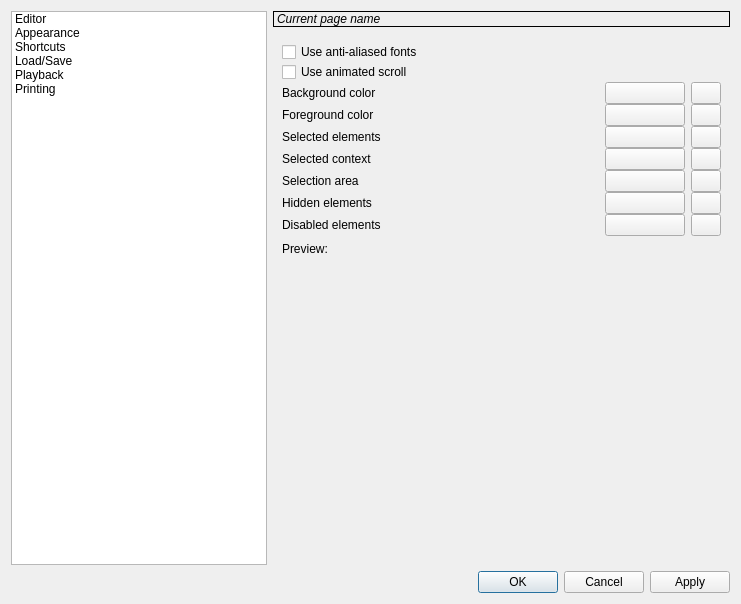
<?xml version="1.0" encoding="UTF-8"?>
<ui version="4.0">
 <class>uiSettingsDialog</class>
 <widget class="QDialog" name="uiSettingsDialog">
  <property name="geometry">
   <rect>
    <x>0</x>
    <y>0</y>
    <width>741</width>
    <height>604</height>
   </rect>
  </property>
  <property name="windowTitle">
   <string>Settings</string>
  </property>
  <layout class="QGridLayout" name="gridLayout">
   <item row="0" column="0">
    <layout class="QHBoxLayout">
     <property name="spacing">
      <number>6</number>
     </property>
     <property name="margin">
      <number>0</number>
     </property>
     <item>
      <widget class="QListWidget" name="uiSettingsList">
       <property name="sizePolicy">
        <sizepolicy hsizetype="Minimum" vsizetype="Expanding">
         <horstretch>0</horstretch>
         <verstretch>0</verstretch>
        </sizepolicy>
       </property>
       <property name="iconSize">
        <size>
         <width>50</width>
         <height>50</height>
        </size>
       </property>
       <property name="flow">
        <enum>QListView::TopToBottom</enum>
       </property>
       <property name="isWrapping" stdset="0">
        <bool>false</bool>
       </property>
       <property name="spacing">
        <number>0</number>
       </property>
       <property name="viewMode">
        <enum>QListView::ListMode</enum>
       </property>
       <property name="uniformItemSizes">
        <bool>false</bool>
       </property>
       <property name="wordWrap">
        <bool>true</bool>
       </property>
       <item>
        <property name="text">
         <string>Editor</string>
        </property>
        <property name="icon">
         <iconset>
          <normaloff>images:settings/editorsettings.svg</normaloff>images:settings/editorsettings.svg</iconset>
        </property>
       </item>
       <item>
        <property name="text">
         <string>Appearance</string>
        </property>
        <property name="icon">
         <iconset>
          <normaloff>images:settings/colorsettings.svg</normaloff>images:settings/colorsettings.svg</iconset>
        </property>
       </item>
       <item>
        <property name="text">
         <string>Shortcuts</string>
        </property>
        <property name="icon">
         <iconset>
          <normaloff>images:settings/shortcuts.svg</normaloff>images:settings/shortcuts.svg</iconset>
        </property>
       </item>
       <item>
        <property name="text">
         <string>Load/Save</string>
        </property>
        <property name="icon">
         <iconset>
          <normaloff>images:settings/floppy.svg</normaloff>images:settings/floppy.svg</iconset>
        </property>
       </item>
       <item>
        <property name="text">
         <string>Playback</string>
        </property>
        <property name="icon">
         <iconset>
          <normaloff>images:settings/midisetup.svg</normaloff>images:settings/midisetup.svg</iconset>
        </property>
       </item>
       <item>
        <property name="text">
         <string>Printing</string>
        </property>
        <property name="icon">
         <iconset>
          <normaloff>images:settings/printingsettings.svg</normaloff>images:settings/printingsettings.svg</iconset>
        </property>
       </item>
      </widget>
     </item>
     <item>
      <layout class="QVBoxLayout">
       <property name="spacing">
        <number>6</number>
       </property>
       <property name="margin">
        <number>0</number>
       </property>
       <item>
        <widget class="QLabel" name="uiPageNameLabel">
         <property name="font">
          <font>
           <weight>50</weight>
           <italic>true</italic>
           <bold>false</bold>
          </font>
         </property>
         <property name="frameShape">
          <enum>QFrame::Box</enum>
         </property>
         <property name="frameShadow">
          <enum>QFrame::Plain</enum>
         </property>
         <property name="text">
          <string>Current page name</string>
         </property>
        </widget>
       </item>
       <item>
        <widget class="QStackedWidget" name="uiStackedWidget">
         <property name="frameShape">
          <enum>QFrame::NoFrame</enum>
         </property>
         <property name="frameShadow">
          <enum>QFrame::Plain</enum>
         </property>
         <property name="currentIndex">
          <number>1</number>
         </property>
         <widget class="QWidget" name="editorSettings">
          <layout class="QVBoxLayout" name="verticalLayout_2">
           <item>
            <widget class="QCheckBox" name="uiFinaleLyricsCheckBox">
             <property name="toolTip">
              <string>When making hyphen, immediately jump to the next syllable without hitting space bar key.</string>
             </property>
             <property name="text">
              <string>Use Finale/Sibelius lyrics behaviour</string>
             </property>
            </widget>
           </item>
           <item>
            <widget class="QCheckBox" name="uiShadowNotesInOtherStaffs">
             <property name="toolTip">
              <string>When inserting notes, show the helper notes in all staffs, not only in the active one.</string>
             </property>
             <property name="text">
              <string>Show helper notes in other staffs</string>
             </property>
            </widget>
           </item>
           <item>
            <widget class="QCheckBox" name="uiPlayInsertedNotes">
             <property name="toolTip">
              <string>When inserting notes or changing existing notes pitch, play the new notes.</string>
             </property>
             <property name="text">
              <string>Play inserted notes</string>
             </property>
            </widget>
           </item>
           <item>
            <widget class="QCheckBox" name="uiAutoBar">
             <property name="toolTip">
              <string>When inserting notes and rests, place a barline automatically, if the last bar is full.</string>
             </property>
             <property name="text">
              <string>Automatic bar placement</string>
             </property>
            </widget>
           </item>
           <item>
            <widget class="QCheckBox" name="uiSplitAtQuarterBoundaries">
             <property name="toolTip">
              <string>When inserting notes and rests, split them automatically at quarter boundaries.</string>
             </property>
             <property name="text">
              <string>Automatic splitting at quarter boundaries</string>
             </property>
            </widget>
           </item>
           <item>
            <spacer name="verticalSpacer">
             <property name="orientation">
              <enum>Qt::Vertical</enum>
             </property>
             <property name="sizeHint" stdset="0">
              <size>
               <width>20</width>
               <height>40</height>
              </size>
             </property>
            </spacer>
           </item>
          </layout>
         </widget>
         <widget class="QWidget" name="appearanceSettings">
          <layout class="QVBoxLayout" name="verticalLayout_3">
           <item>
            <layout class="QVBoxLayout">
             <property name="spacing">
              <number>0</number>
             </property>
             <property name="margin">
              <number>0</number>
             </property>
             <item>
              <widget class="QCheckBox" name="uiAntiAliasing">
               <property name="toolTip">
                <string>Use anti-aliased fonts for drawing the score. Looks nicer, but slower.</string>
               </property>
               <property name="text">
                <string>Use anti-aliased fonts</string>
               </property>
              </widget>
             </item>
             <item>
              <widget class="QCheckBox" name="uiAnimatedScroll">
               <property name="text">
                <string>Use animated scroll</string>
               </property>
              </widget>
             </item>
             <item>
              <layout class="QHBoxLayout">
               <property name="spacing">
                <number>6</number>
               </property>
               <property name="margin">
                <number>0</number>
               </property>
               <item>
                <widget class="QLabel" name="uiBackgroundLabel">
                 <property name="toolTip">
                  <string>Color which the background is filled.</string>
                 </property>
                 <property name="text">
                  <string>Background color</string>
                 </property>
                </widget>
               </item>
               <item>
                <widget class="QPushButton" name="uiBackgroundColor">
                 <property name="maximumSize">
                  <size>
                   <width>80</width>
                   <height>16777215</height>
                  </size>
                 </property>
                 <property name="text">
                  <string/>
                 </property>
                </widget>
               </item>
               <item>
                <widget class="QPushButton" name="uiBackgroundRevert">
                 <property name="maximumSize">
                  <size>
                   <width>30</width>
                   <height>16777215</height>
                  </size>
                 </property>
                 <property name="icon">
                  <iconset>
                   <normaloff>images:settings/revert.svg</normaloff>images:settings/revert.svg</iconset>
                 </property>
                </widget>
               </item>
              </layout>
             </item>
             <item>
              <layout class="QHBoxLayout">
               <property name="spacing">
                <number>6</number>
               </property>
               <property name="margin">
                <number>0</number>
               </property>
               <item>
                <widget class="QLabel" name="uiForegroundLabel">
                 <property name="toolTip">
                  <string>Color which the music elements are painted.</string>
                 </property>
                 <property name="text">
                  <string>Foreground color</string>
                 </property>
                </widget>
               </item>
               <item>
                <widget class="QPushButton" name="uiForegroundColor">
                 <property name="maximumSize">
                  <size>
                   <width>80</width>
                   <height>16777215</height>
                  </size>
                 </property>
                 <property name="text">
                  <string/>
                 </property>
                </widget>
               </item>
               <item>
                <widget class="QPushButton" name="uiForegroundRevert">
                 <property name="maximumSize">
                  <size>
                   <width>30</width>
                   <height>16777215</height>
                  </size>
                 </property>
                 <property name="icon">
                  <iconset>
                   <normaloff>images:settings/revert.svg</normaloff>images:settings/revert.svg</iconset>
                 </property>
                </widget>
               </item>
              </layout>
             </item>
             <item>
              <layout class="QHBoxLayout">
               <property name="spacing">
                <number>6</number>
               </property>
               <property name="margin">
                <number>0</number>
               </property>
               <item>
                <widget class="QLabel" name="uiSelectionLabel">
                 <property name="toolTip">
                  <string>Color which the selected music elements are painted.</string>
                 </property>
                 <property name="text">
                  <string>Selected elements</string>
                 </property>
                </widget>
               </item>
               <item>
                <widget class="QPushButton" name="uiSelectionColor">
                 <property name="maximumSize">
                  <size>
                   <width>80</width>
                   <height>16777215</height>
                  </size>
                 </property>
                 <property name="text">
                  <string/>
                 </property>
                </widget>
               </item>
               <item>
                <widget class="QPushButton" name="uiSelectionRevert">
                 <property name="maximumSize">
                  <size>
                   <width>30</width>
                   <height>16777215</height>
                  </size>
                 </property>
                 <property name="icon">
                  <iconset>
                   <normaloff>images:settings/revert.svg</normaloff>images:settings/revert.svg</iconset>
                 </property>
                </widget>
               </item>
              </layout>
             </item>
             <item>
              <layout class="QHBoxLayout">
               <property name="spacing">
                <number>6</number>
               </property>
               <property name="margin">
                <number>0</number>
               </property>
               <item>
                <widget class="QLabel" name="uiSelectedContextLabel">
                 <property name="toolTip">
                  <string>Color which the current context is painted.</string>
                 </property>
                 <property name="text">
                  <string>Selected context</string>
                 </property>
                </widget>
               </item>
               <item>
                <widget class="QPushButton" name="uiSelectedContextColor">
                 <property name="maximumSize">
                  <size>
                   <width>80</width>
                   <height>16777215</height>
                  </size>
                 </property>
                 <property name="text">
                  <string/>
                 </property>
                </widget>
               </item>
               <item>
                <widget class="QPushButton" name="uiSelectedContextRevert">
                 <property name="maximumSize">
                  <size>
                   <width>30</width>
                   <height>16777215</height>
                  </size>
                 </property>
                 <property name="icon">
                  <iconset>
                   <normaloff>images:settings/revert.svg</normaloff>images:settings/revert.svg</iconset>
                 </property>
                </widget>
               </item>
              </layout>
             </item>
             <item>
              <layout class="QHBoxLayout">
               <property name="spacing">
                <number>6</number>
               </property>
               <property name="margin">
                <number>0</number>
               </property>
               <item>
                <widget class="QLabel" name="uiSelectionAreaLabel">
                 <property name="toolTip">
                  <string>Color which the selection area background is filled.</string>
                 </property>
                 <property name="text">
                  <string>Selection area</string>
                 </property>
                </widget>
               </item>
               <item>
                <widget class="QPushButton" name="uiSelectionAreaColor">
                 <property name="maximumSize">
                  <size>
                   <width>80</width>
                   <height>16777215</height>
                  </size>
                 </property>
                 <property name="text">
                  <string/>
                 </property>
                </widget>
               </item>
               <item>
                <widget class="QPushButton" name="uiSelectionAreaRevert">
                 <property name="maximumSize">
                  <size>
                   <width>30</width>
                   <height>16777215</height>
                  </size>
                 </property>
                 <property name="icon">
                  <iconset>
                   <normaloff>images:settings/revert.svg</normaloff>images:settings/revert.svg</iconset>
                 </property>
                </widget>
               </item>
              </layout>
             </item>
             <item>
              <layout class="QHBoxLayout">
               <property name="spacing">
                <number>6</number>
               </property>
               <property name="margin">
                <number>0</number>
               </property>
               <item>
                <widget class="QLabel" name="uiHiddenElementsLabel">
                 <property name="toolTip">
                  <string>Color which the invisible elements are painted in current-voice-only mode.</string>
                 </property>
                 <property name="text">
                  <string>Hidden elements</string>
                 </property>
                </widget>
               </item>
               <item>
                <widget class="QPushButton" name="uiHiddenElementsColor">
                 <property name="maximumSize">
                  <size>
                   <width>80</width>
                   <height>16777215</height>
                  </size>
                 </property>
                 <property name="text">
                  <string/>
                 </property>
                </widget>
               </item>
               <item>
                <widget class="QPushButton" name="uiHiddenElementsRevert">
                 <property name="maximumSize">
                  <size>
                   <width>30</width>
                   <height>16777215</height>
                  </size>
                 </property>
                 <property name="icon">
                  <iconset>
                   <normaloff>images:settings/revert.svg</normaloff>images:settings/revert.svg</iconset>
                 </property>
                </widget>
               </item>
              </layout>
             </item>
             <item>
              <layout class="QHBoxLayout">
               <property name="spacing">
                <number>6</number>
               </property>
               <property name="margin">
                <number>0</number>
               </property>
               <item>
                <widget class="QLabel" name="uiDisabledElements">
                 <property name="toolTip">
                  <string>Color which the elements in non-selected voice are painted.</string>
                 </property>
                 <property name="text">
                  <string>Disabled elements</string>
                 </property>
                </widget>
               </item>
               <item>
                <widget class="QPushButton" name="uiDisabledElementsColor">
                 <property name="maximumSize">
                  <size>
                   <width>80</width>
                   <height>16777215</height>
                  </size>
                 </property>
                 <property name="text">
                  <string/>
                 </property>
                </widget>
               </item>
               <item>
                <widget class="QPushButton" name="uiDisabledElementsRevert">
                 <property name="maximumSize">
                  <size>
                   <width>30</width>
                   <height>16777215</height>
                  </size>
                 </property>
                 <property name="icon">
                  <iconset>
                   <normaloff>images:settings/revert.svg</normaloff>images:settings/revert.svg</iconset>
                 </property>
                </widget>
               </item>
              </layout>
             </item>
            </layout>
           </item>
           <item>
            <widget class="QLabel" name="uiPreviewLabel">
             <property name="sizePolicy">
              <sizepolicy hsizetype="Preferred" vsizetype="Maximum">
               <horstretch>0</horstretch>
               <verstretch>0</verstretch>
              </sizepolicy>
             </property>
             <property name="text">
              <string>Preview:</string>
             </property>
            </widget>
           </item>
           <item>
            <widget class="CAScoreView" name="uiPreviewScoreView" native="true"/>
           </item>
          </layout>
         </widget>
         <widget class="QWidget" name="commandsSettings"/>
         <widget class="QWidget" name="loadSaveSettings">
          <layout class="QVBoxLayout" name="verticalLayout_4">
           <item>
            <layout class="QVBoxLayout">
             <property name="spacing">
              <number>0</number>
             </property>
             <property name="margin">
              <number>0</number>
             </property>
             <item>
              <widget class="QLabel" name="uiDocumentsDirectoryLabel">
               <property name="text">
                <string>Default documents location:</string>
               </property>
              </widget>
             </item>
             <item>
              <layout class="QHBoxLayout">
               <property name="spacing">
                <number>6</number>
               </property>
               <property name="margin">
                <number>0</number>
               </property>
               <item>
                <widget class="QLineEdit" name="uiDocumentsDirectory"/>
               </item>
               <item>
                <widget class="QPushButton" name="uiDocumentsDirectoryBrowse">
                 <property name="maximumSize">
                  <size>
                   <width>30</width>
                   <height>16777215</height>
                  </size>
                 </property>
                 <property name="text">
                  <string>...</string>
                 </property>
                </widget>
               </item>
               <item>
                <widget class="QPushButton" name="uiDocumentsDirectoryRevert">
                 <property name="maximumSize">
                  <size>
                   <width>30</width>
                   <height>16777215</height>
                  </size>
                 </property>
                 <property name="icon">
                  <iconset>
                   <normaloff>images:settings/revert.svg</normaloff>images:settings/revert.svg</iconset>
                 </property>
                </widget>
               </item>
              </layout>
             </item>
            </layout>
           </item>
           <item>
            <layout class="QVBoxLayout">
             <property name="spacing">
              <number>0</number>
             </property>
             <property name="margin">
              <number>0</number>
             </property>
             <item>
              <widget class="QLabel" name="uiDefaultSaveLabel">
               <property name="text">
                <string>Default file format for saving:</string>
               </property>
              </widget>
             </item>
             <item>
              <widget class="QComboBox" name="uiDefaultSaveComboBox">
               <property name="sizePolicy">
                <sizepolicy hsizetype="Preferred" vsizetype="Preferred">
                 <horstretch>0</horstretch>
                 <verstretch>0</verstretch>
                </sizepolicy>
               </property>
              </widget>
             </item>
            </layout>
           </item>
           <item>
            <layout class="QHBoxLayout">
             <property name="spacing">
              <number>6</number>
             </property>
             <property name="margin">
              <number>0</number>
             </property>
             <item>
              <widget class="QLabel" name="uiAutoRecoveryLabel">
               <property name="sizePolicy">
                <sizepolicy hsizetype="Maximum" vsizetype="Preferred">
                 <horstretch>0</horstretch>
                 <verstretch>0</verstretch>
                </sizepolicy>
               </property>
               <property name="text">
                <string comment="Auto save every %n minutes.">Recovery saving interval in minutes:</string>
               </property>
              </widget>
             </item>
             <item>
              <widget class="QSpinBox" name="uiAutoRecoverySpinBox">
               <property name="maximumSize">
                <size>
                 <width>70</width>
                 <height>16777215</height>
                </size>
               </property>
               <property name="toolTip">
                <string>Automatically make recovery documents every specified number of ellapsed minutes. 0 to disable recovery saving.</string>
               </property>
              </widget>
             </item>
             <item>
              <spacer>
               <property name="orientation">
                <enum>Qt::Horizontal</enum>
               </property>
               <property name="sizeHint" stdset="0">
                <size>
                 <width>40</width>
                 <height>20</height>
                </size>
               </property>
              </spacer>
             </item>
            </layout>
           </item>
           <item>
            <spacer name="verticalSpacer_2">
             <property name="orientation">
              <enum>Qt::Vertical</enum>
             </property>
             <property name="sizeHint" stdset="0">
              <size>
               <width>20</width>
               <height>40</height>
              </size>
             </property>
            </spacer>
           </item>
          </layout>
         </widget>
         <widget class="QWidget" name="midiSettings">
          <layout class="QHBoxLayout" name="horizontalLayout">
           <item>
            <layout class="QVBoxLayout">
             <property name="spacing">
              <number>6</number>
             </property>
             <property name="margin">
              <number>0</number>
             </property>
             <item>
              <widget class="QLabel" name="uiMidiInLabel">
               <property name="text">
                <string>MIDI IN devices:</string>
               </property>
              </widget>
             </item>
             <item>
              <widget class="QListWidget" name="uiMidiInList"/>
             </item>
            </layout>
           </item>
           <item>
            <widget class="Line" name="line">
             <property name="orientation">
              <enum>Qt::Vertical</enum>
             </property>
            </widget>
           </item>
           <item>
            <layout class="QVBoxLayout">
             <property name="spacing">
              <number>6</number>
             </property>
             <property name="margin">
              <number>0</number>
             </property>
             <item>
              <widget class="QLabel" name="uiMidiOutLabel">
               <property name="text">
                <string>MIDI OUT devices:</string>
               </property>
              </widget>
             </item>
             <item>
              <widget class="QListWidget" name="uiMidiOutList"/>
             </item>
            </layout>
           </item>
          </layout>
         </widget>
         <widget class="QWidget" name="printingSettings">
          <layout class="QVBoxLayout" name="verticalLayout_7">
           <item>
            <layout class="QHBoxLayout" name="horizontalLayout_2">
             <item>
              <widget class="QLabel" name="uiTypesetterLabel">
               <property name="sizePolicy">
                <sizepolicy hsizetype="Maximum" vsizetype="Preferred">
                 <horstretch>0</horstretch>
                 <verstretch>0</verstretch>
                </sizepolicy>
               </property>
               <property name="text">
                <string>Default typesetter:</string>
               </property>
              </widget>
             </item>
             <item>
              <widget class="QComboBox" name="uiTypesetter">
               <item>
                <property name="text">
                 <string>LilyPond</string>
                </property>
                <property name="icon">
                 <iconset>
                  <normaloff>images:general/lilypond.svg</normaloff>images:general/lilypond.svg</iconset>
                </property>
               </item>
              </widget>
             </item>
            </layout>
           </item>
           <item>
            <layout class="QVBoxLayout" name="verticalLayout_5">
             <property name="spacing">
              <number>0</number>
             </property>
             <item>
              <widget class="QLabel" name="uiTypesetterLocationLabel">
               <property name="text">
                <string>Typesetter location:</string>
               </property>
              </widget>
             </item>
             <item>
              <layout class="QHBoxLayout" name="horizontalLayout_3">
               <item>
                <widget class="QLineEdit" name="uiTypesetterLocation">
                 <property name="enabled">
                  <bool>false</bool>
                 </property>
                </widget>
               </item>
               <item>
                <widget class="QPushButton" name="uiTypesetterBrowse">
                 <property name="enabled">
                  <bool>false</bool>
                 </property>
                 <property name="text">
                  <string>Browse...</string>
                 </property>
                </widget>
               </item>
              </layout>
             </item>
             <item>
              <widget class="QCheckBox" name="uiTypesetterDefault">
               <property name="text">
                <string>Use system default</string>
               </property>
               <property name="checked">
                <bool>true</bool>
               </property>
              </widget>
             </item>
            </layout>
           </item>
           <item>
            <layout class="QVBoxLayout" name="verticalLayout_6">
             <property name="spacing">
              <number>0</number>
             </property>
             <item>
              <widget class="QLabel" name="uiPdfViewerLocationLabel">
               <property name="text">
                <string>PDF viewer location:</string>
               </property>
              </widget>
             </item>
             <item>
              <layout class="QHBoxLayout" name="horizontalLayout_4">
               <item>
                <widget class="QLineEdit" name="uiPdfViewerLocation">
                 <property name="enabled">
                  <bool>false</bool>
                 </property>
                </widget>
               </item>
               <item>
                <widget class="QPushButton" name="uiPdfViewerBrowse">
                 <property name="enabled">
                  <bool>false</bool>
                 </property>
                 <property name="text">
                  <string>Browse...</string>
                 </property>
                </widget>
               </item>
              </layout>
             </item>
             <item>
              <widget class="QCheckBox" name="uiPdfViewerDefault">
               <property name="text">
                <string>Use system default</string>
               </property>
               <property name="checked">
                <bool>true</bool>
               </property>
              </widget>
             </item>
            </layout>
           </item>
           <item>
            <spacer name="verticalSpacer_3">
             <property name="orientation">
              <enum>Qt::Vertical</enum>
             </property>
             <property name="sizeHint" stdset="0">
              <size>
               <width>20</width>
               <height>40</height>
              </size>
             </property>
            </spacer>
           </item>
          </layout>
         </widget>
        </widget>
       </item>
      </layout>
     </item>
    </layout>
   </item>
   <item row="1" column="0">
    <widget class="QDialogButtonBox" name="uiButtonBox">
     <property name="orientation">
      <enum>Qt::Horizontal</enum>
     </property>
     <property name="standardButtons">
      <set>QDialogButtonBox::Apply|QDialogButtonBox::Cancel|QDialogButtonBox::Ok</set>
     </property>
    </widget>
   </item>
  </layout>
 </widget>
 <customwidgets>
  <customwidget>
   <class>CAScoreView</class>
   <extends>QWidget</extends>
   <header>widgets/scoreview.h</header>
  </customwidget>
 </customwidgets>
 <resources/>
 <connections>
  <connection>
   <sender>uiButtonBox</sender>
   <signal>accepted()</signal>
   <receiver>uiSettingsDialog</receiver>
   <slot>accept()</slot>
   <hints>
    <hint type="sourcelabel">
     <x>249</x>
     <y>541</y>
    </hint>
    <hint type="destinationlabel">
     <x>157</x>
     <y>274</y>
    </hint>
   </hints>
  </connection>
  <connection>
   <sender>uiButtonBox</sender>
   <signal>rejected()</signal>
   <receiver>uiSettingsDialog</receiver>
   <slot>reject()</slot>
   <hints>
    <hint type="sourcelabel">
     <x>317</x>
     <y>541</y>
    </hint>
    <hint type="destinationlabel">
     <x>286</x>
     <y>274</y>
    </hint>
   </hints>
  </connection>
 </connections>
</ui>
